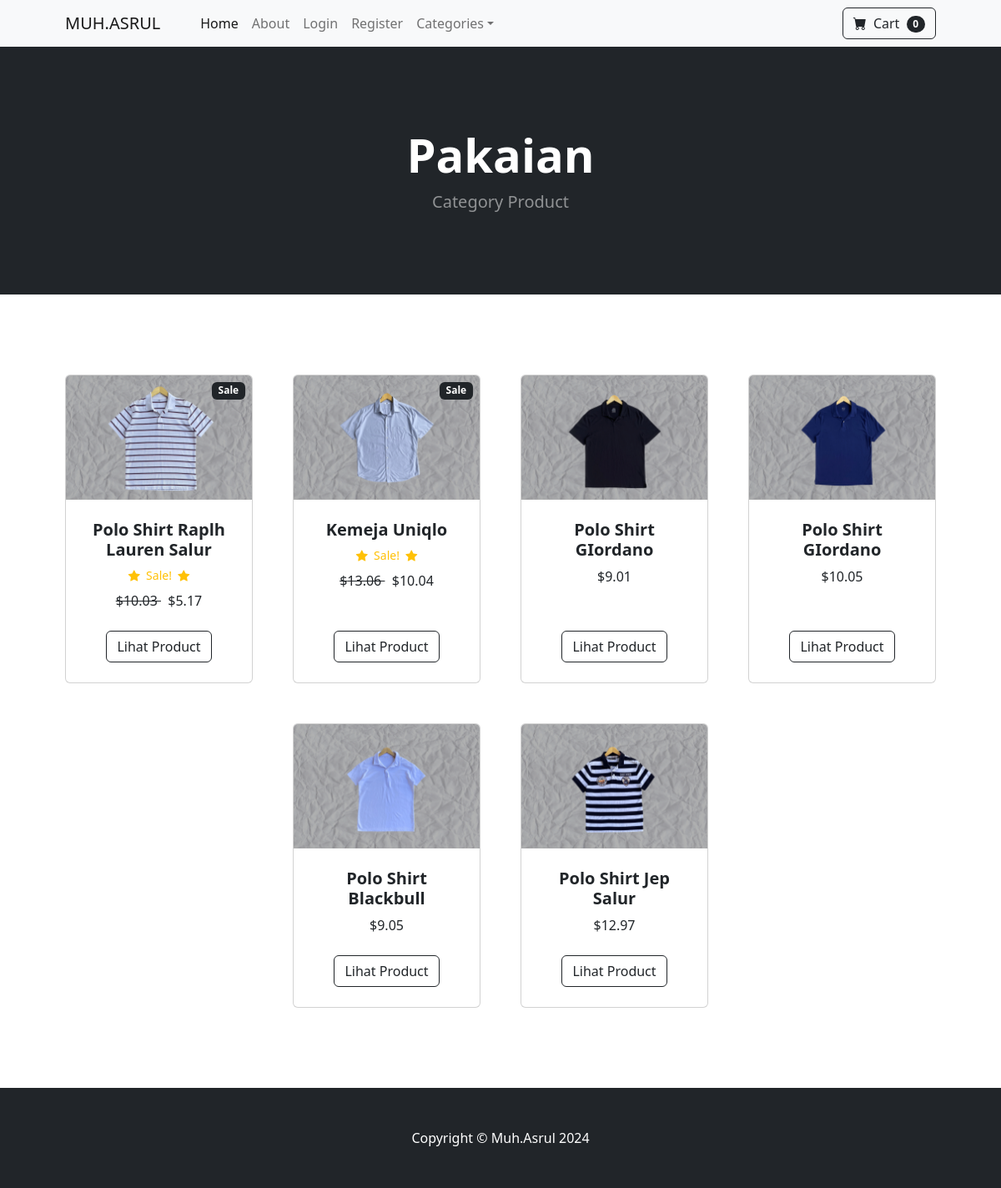
The app's page /category/Pakaian with its own data.
### store/models.py (models this page shows, shortened)
class Category(models.Model):
	name = models.CharField(max_length=50)
	def __str__(self):
		return self.name
	class Meta:
		verbose_name_plural = 'categories'

class Product(models.Model):
	name = models.CharField(max_length=100)
	price = models.DecimalField(default=0, decimal_places=2, max_digits=6)
	category = models.ForeignKey(Category, on_delete=models.CASCADE, default=1)
	description = models.CharField(max_length=250, default='', blank=True, null=True)
	image = models.ImageField(upload_to='uploads/product/')
	is_sale = models.BooleanField(default=False)
	sale_price = models.DecimalField(default=0, decimal_places=2, max_digits=6)

### store/views.py (the view)
# urls.py: path('category/<str:foo>', views.category, name='category'),
def category(request, foo):
	foo = foo.replace('-', ' ')
	try:
		category = Category.objects.get(name=foo)
		products = Product.objects.filter(category=category)
		return render(request, 'category.html', {'products':products, 'category':category})
	except:
		messages.success(request, ("That Category Doesn't Exist..."))
		return redirect('home')

### templates/category.html
{% extends 'base.html' %}
{% block content %}
        <header class="bg-dark py-5">
            <div class="container px-4 px-lg-5 my-5">
                <div class="text-center text-white">
                    <h1 class="display-4 fw-bolder">{{ category }}</h1>
                    <p class="lead fw-normal text-white-50 mb-0">Category Product</p>
                </div>
            </div>
        </header>
        <section class="py-5">
            <div class="container px-4 px-lg-5 mt-5">
                <div class="row gx-4 gx-lg-5 row-cols-2 row-cols-md-3 row-cols-xl-4 justify-content-center">
                {% for product in products %}
                    {% if product.is_sale %}
                    <div class="col mb-5">
                        <div class="card h-100">
                            <div class="badge bg-dark text-white position-absolute" style="top: 0.5rem; right: 0.5rem">Sale</div>
                            <img class="card-img-top" src="{{ product.image.url }}" alt="..." />
                            <div class="card-body p-4">
                                <div class="text-center">
                                    <h5 class="fw-bolder">{{ product.name }}</h5>
                <div class="d-flex justify-content-center small text-warning mb-2">
                <div class="bi-star-fill"></div>
                &nbsp;&nbsp;Sale!&nbsp;&nbsp;
                <div class="bi-star-fill"></div>
                </div>
                                    <strike>
                                    ${{ product.price }}
                                    </strike>
                                    &nbsp;
                                    ${{ product.sale_price }}
                                </div>
                            </div>
                            <div class="card-footer p-4 pt-0 border-top-0 bg-transparent">
    <div class="text-center"><a class="btn btn-outline-dark mt-auto" href="{% url 'product' product.id  %}">Lihat Product</a></div>
                            </div>
                        </div>
                    </div>
                    {% else %}
                <div class="col mb-5">
                        <div class="card h-100">
                            <img class="card-img-top" src="{{ product.image.url }}" alt="..." />
                            <div class="card-body p-4">
                                <div class="text-center">
                                    <h5 class="fw-bolder">{{ product.name }}</h5>
                                    ${{ product.price }}
                                </div>
                            </div>
                            <div class="card-footer p-4 pt-0 border-top-0 bg-transparent">
    <div class="text-center"><a class="btn btn-outline-dark mt-auto" href="{% url 'product' product.id %}">Lihat Product</a></div>
                            </div>
                        </div>
                    </div>
                        {% endif %}
                    {% endfor %}
            </div>
        </section>
{% endblock %}

### records on screen
Category: name "Pakaian"
Product: image (picture), name "Polo Shirt Raplh Lauren Salur", price "10.03", sale_price "5.17"
Product: image (picture), name "Kemeja Uniqlo", price "13.06", sale_price "10.04"
Product: image (picture), name "Polo Shirt GIordano", price "9.01"
Product: image (picture), name "Polo Shirt GIordano", price "10.05"
Product: image (picture), name "Polo Shirt Blackbull", price "9.05"
Product: image (picture), name "Polo Shirt Jep Salur", price "12.97"
